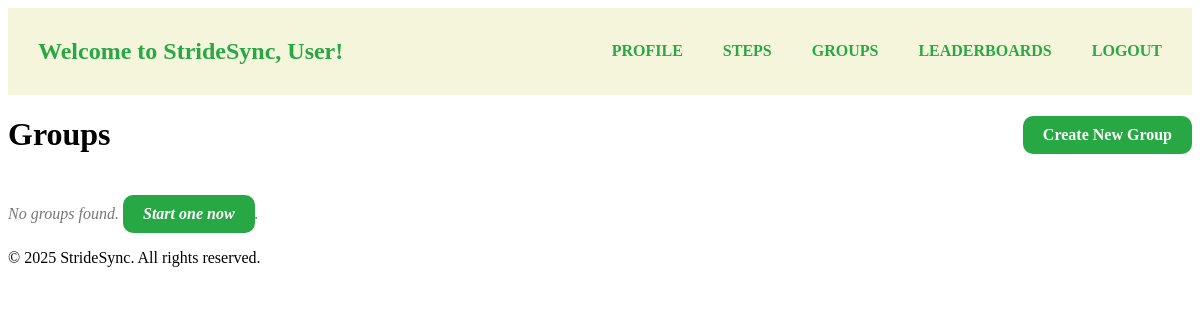
The app's page /groups/ (signed in), older data.
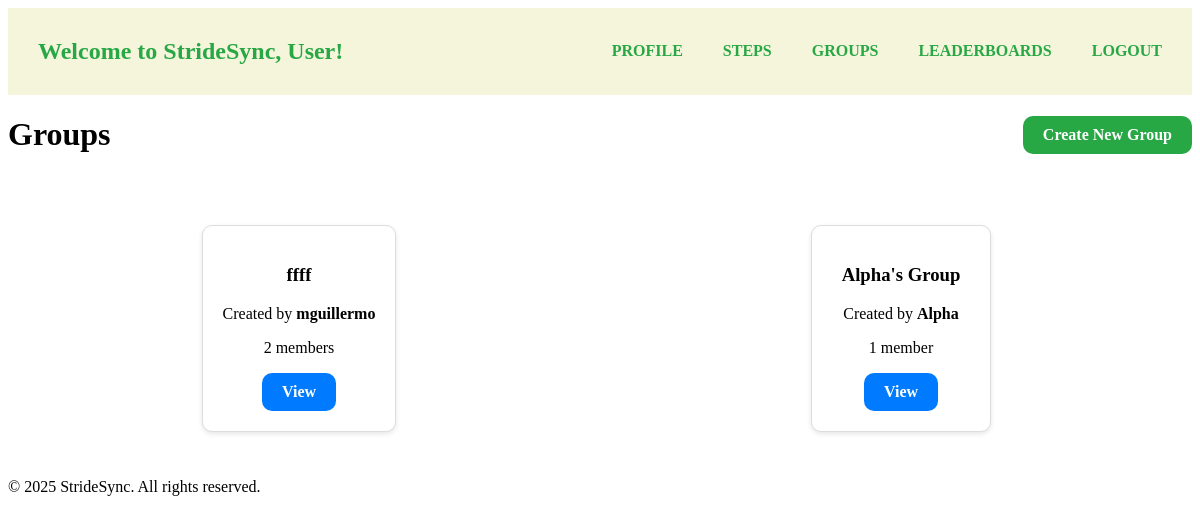
The same page, newer data.
### stridesyncapp/models.py (models this page shows)
class User(AbstractUser):
    is_admin = models.BooleanField(default=False)
    step_goal = models.PositiveIntegerField(default=10000)
    date_joined = models.DateTimeField(default=timezone.now)
    last_login = models.DateTimeField(null=True, blank=True)

class Group(models.Model):
    name = models.CharField(max_length=50)
    created_by = models.ForeignKey(User, on_delete=models.SET_NULL, null=True, related_name='created_groups')
    created_on = models.DateTimeField(auto_now_add=True)

### stridesyncapp/views.py (the view)
# urls.py: path('groups/', views.GroupListView.as_view(), name='group_list'),
class GroupListView(LoginRequiredMixin, ListView):
    model = Group
    template_name = 'stridesyncapp/group_list.html'
    context_object_name = 'groups'

### stridesyncapp/templates/stridesyncapp/group_list.html (shortened to what this page needs)
{% extends 'stridesyncapp/base.html' %}
{% block content %}
    <div style="display:flex; justify-content:space-between; align-items:center;">
        <h1>Groups</h1>
        <a href="{% url 'group_create' %}" class="btn btn-add">Create New Group</a>
    </div>
    {% if groups %}
        <div class="group-grid">
            {% for group in groups %}
                <div class="group-card">
                    <h3><a href="{% url 'group_detail' group.pk %}">{{ group.name }}</a></h3>
                    <p>Created by <strong>{{ group.created_by.username }}</strong></p>
                    <p>{{ group.members.count }} member{{ group.members.count|pluralize }}</p>
                    <div class="actions">
                        <a href="{% url 'group_detail' group.pk %}" class="btn btn-edit">View</a>
                    </div>
                </div>
            {% endfor %}
            </div>
        {% else %}
        <p style="font-style:italic; color:#777; margin-top:20px;">
            No groups found. <a href="{% url 'group_create' %}" class="btn btn-add">Start one now</a>.
        </p>
    {% endif %}
{% endblock %}

### stridesyncapp/templates/stridesyncapp/base.html (shortened to what this page needs)
{% load static %}
<!DOCTYPE html>
<html lang="en">
    <head>
    </head>
    <body>
        <header>
            <div style="display: flex; align-items: center; gap: 20px;">
                <h2><a href="{% url 'home' %}">Welcome to StrideSync, {{ request.user.username }}!</a></h2>
            </div>
            <div style="display: flex; align-items: center;">
                <nav>
                    <ul>
                        <li><a href="{% url 'profile' %}">PROFILE</a></li>
                        <li><a href="{% url 'steps' %}">STEPS</a></li>
                        <li><a href="{% url 'group_list' %}">GROUPS</a></li>
                        <li><a href="{% url 'leaderboards' %}">LEADERBOARDS</a></li>
                        <li><a href="{% url 'logout' %}">LOGOUT</a></li>
                    </ul>
                </nav>
            </div>
        </header>
        <main>
            {% block content %}{% endblock %}
        </main>
        <footer>
            <p>&copy; 2025 StrideSync. All rights reserved.</p>
        </footer>
    </body>
</html>

### stridesyncapp/templates/stridesyncapp/base.html (style rules this page uses)
a { text-decoration: none; color: inherit; padding: 10px; }
header { background-color: #f5f5dc; color: #28a745; padding: 10px 20px; display: flex; align-items: center; justify-content: space-between; }
ul { list-style: none; display: flex; gap: 20px; padding: 0; margin: 0; font-weight: bold; }
.btn { display: inline-block; padding: 10px 20px; border-radius: 10px; font-weight: bold; text-decoration: none; text-align: center; color: white; }
.btn-edit { background-color: #007bff; }
.btn-add { background-color: #28a745; }
.group-grid { display: grid; grid-template-columns: repeat(auto-fit, minmax(250px, 1fr)); gap: 20px; margin-top: 20px; }
.group-card { background: #fff; border: 1px solid #ddd; border-radius: 10px; box-shadow: 0 2px 5px rgba(0,0,0,0.1); padding: 20px; text-align: center; }
.group-card { max-width: 800px; margin: 30px auto; padding: 20px; border: 1px solid #ddd; border-radius: 10px; box-shadow: 0 2px 5px rgba(0,0,0,0.1); }

Row changes from the older to the newer data that the page shows:
added Group: name "ffff", created_by.username "mguillermo", members.count "2"
added Group: name "Alpha's Group", created_by.username "Alpha", members.count "1"
Text that changed along with them:
text no longer shown: "No groups found. Start one now ."
